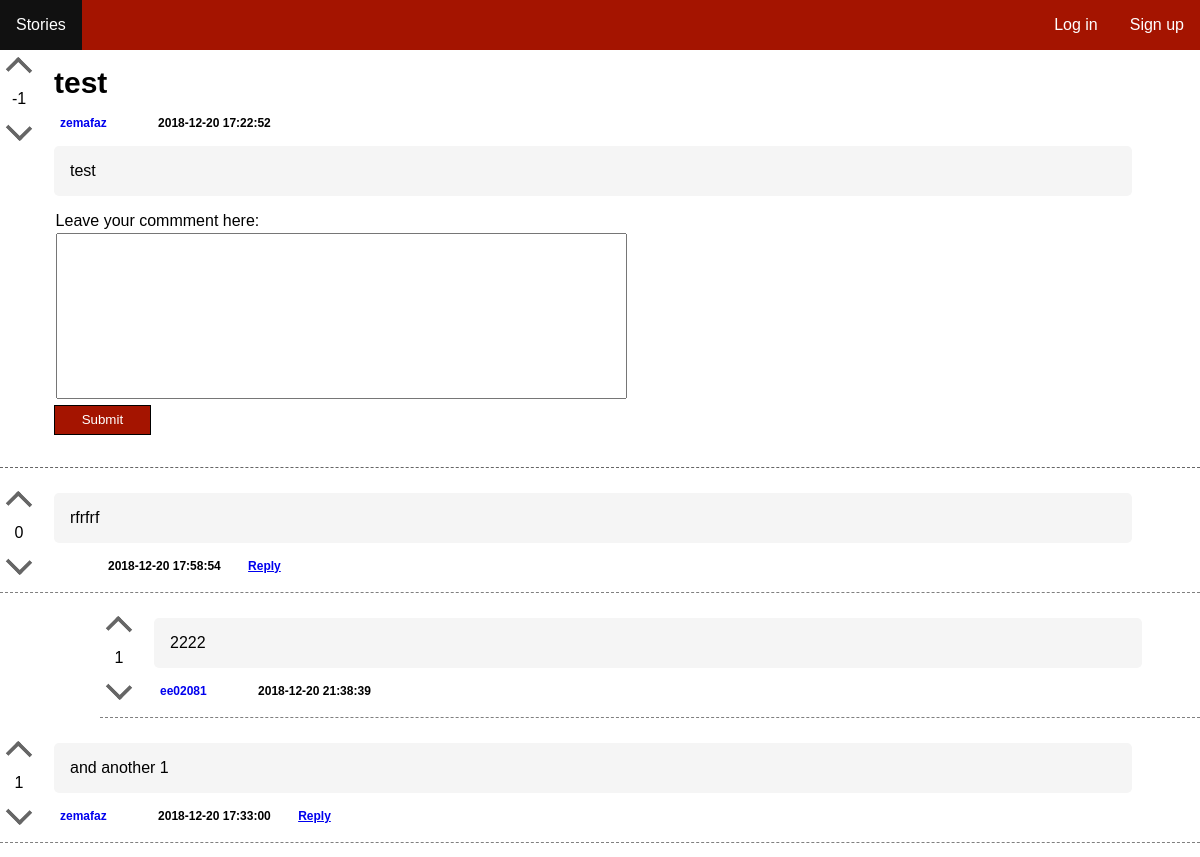
The page /pages/story.php?id=1 (upper part) on the database as committed earlier.
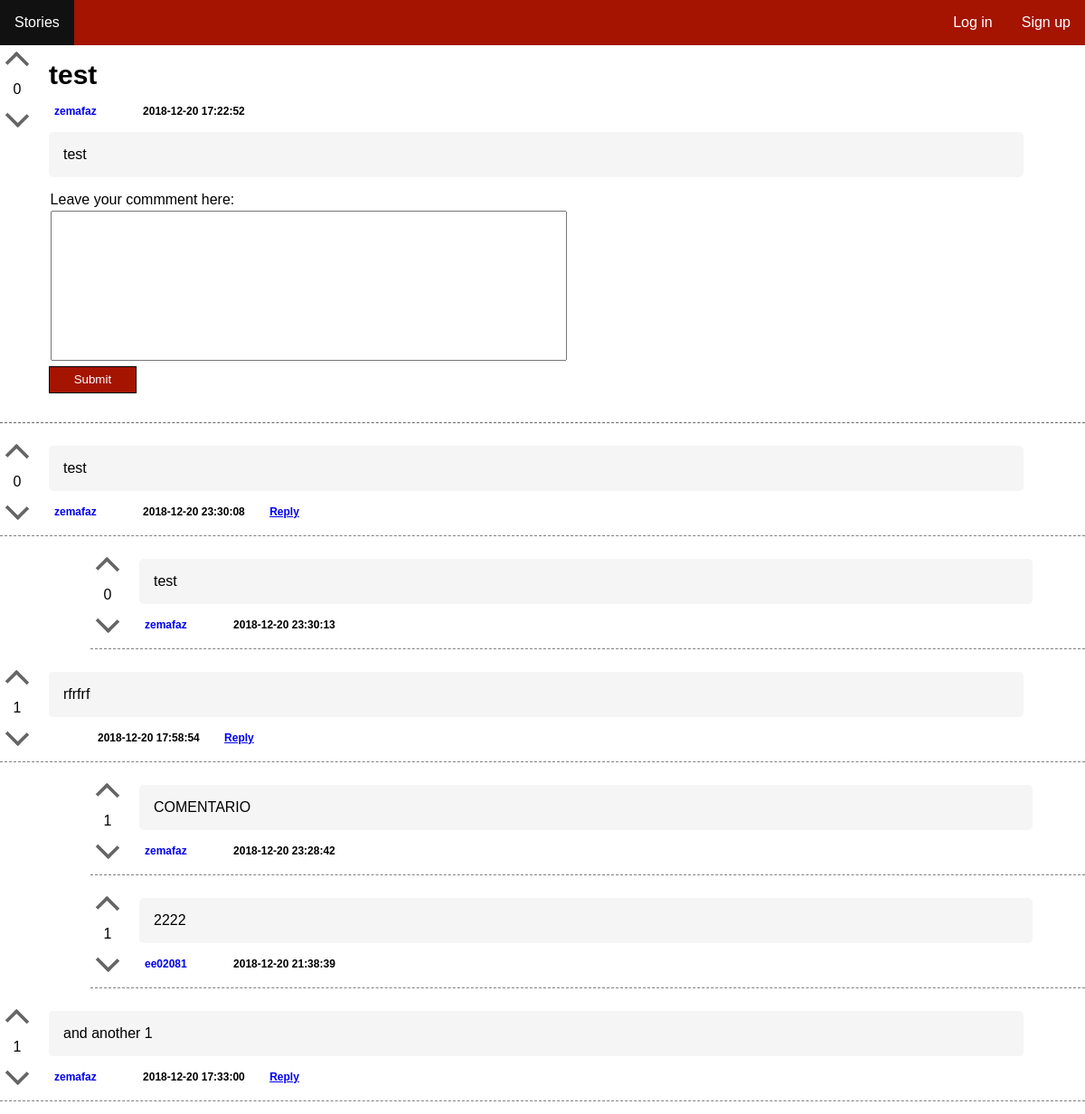
The same page on the database as committed later.
### tables this page shows
CREATE TABLE story (    
    id INTEGER PRIMARY KEY AUTOINCREMENT NOT NULL,
    channel_id INTEGER,
    user_id INTEGER,
    title VARCHAR NOT NULL,
    description VARCHAR NOT NULL,
    date DATETIME NOT NULL,
    karma INTEGER,
        FOREIGN KEY (channel_id) REFERENCES channel(id),
        FOREIGN KEY (user_id) REFERENCES user(id)
);

CREATE TABLE comment (    
    id INTEGER PRIMARY KEY AUTOINCREMENT NOT NULL,
    story_id INTEGER,
    user_id INTEGER,
    description VARCHAR NOT NULL,
    date DATETIME NOT NULL,
    karma INTEGER,
    father INTEGER,
        FOREIGN KEY (story_id) REFERENCES story(id),
        FOREIGN KEY (user_id) REFERENCES user(id)
);

CREATE TABLE user (
  id INTEGER PRIMARY KEY AUTOINCREMENT NOT NULL,
  username VARCHAR NOT NULL UNIQUE,
  register_date DATETIME NOT NULL,  
  password VARCHAR NOT NULL
);

### pages/story.php (called while the page is built, shortened)
<?php
	include_once('../config/init.php');
	include_once('../database/story.php');
	include_once('../database/comment.php');
	$story_id = $_GET['id'];
	$story = getStory($story_id);
	$comments = getAllComments($story_id);
	include_once('../templates/header.php');
	include_once('../templates/template_story.php');
	include_once('../templates/footer.php');
?>

### database/story.php (called while the page is built, shortened)
<?php
	function getStory($story_id) {
		global $conn;
		$stmt = $conn->prepare('
			SELECT
			story.*,
			COUNT(comment.story_id) as nrComm,
			user.username as usrname
			FROM story
			left join comment on story.id=comment.story_id
			left join user on story.user_id=user.id
			WHERE story.id = ?
		');
		$stmt->execute(array($story_id));
		return $stmt->fetch();
	}
?>

### database/comment.php (called while the page is built, shortened)
<?php
  function getAllComments($story_id) {
    global $conn;
    $stmt = $conn->prepare('
        SELECT
        comment.*,
        user.username as usrname
        FROM comment
        left join user on comment.user_id=user.id
        WHERE comment.story_id = ? AND father IS NULL
        ORDER BY `date` Desc
      ');
    $stmt->execute(array($story_id));
    return $stmt->fetchAll();
  }
  function findReplies($father){
    global $conn;
    $stmt = $conn->prepare('
      SELECT
      comment.*,
      user.username as usrname
      FROM comment
      left join user on comment.user_id=user.id
      WHERE comment.father = ?
      ORDER BY `date` Desc
    ');
    $stmt->execute(array($father));
    return $stmt->fetchAll();
  }
?>

### templates/template_story.php (the view, shortened to what the changed rows need)
<section id="main" class="story-page">
  <div id="story-content">
    <article id="story-holder-<?php echo $story['id'] ?>" class='story-header'>
      <div id = 'vote'>
        <a href="javascript:void(0)" onclick="upvoteStory('<?php echo $story["id"] ?>')" class="vote upvote <?php echo ( isset($currentUser) && hasUserAlreadyUpvotedStory($currentUser['id'], $story['id']) ? 'voted' : '' ) ?>">
          <div class="arrow-up"></div>
        </a>
        <div class="karma">
          <?php echo( is_null($story['karma']) ? '0' : $story['karma'] ); ?>
        </div>
        <a href="javascript:void(0)" onclick="downvoteStory('<?php echo $story["id"] ?>')" class="vote downvote <?php echo ( isset($currentUser) && hasUserAlreadyDownvotedStory($currentUser['id'], $story['id']) ? 'voted' : '' ) ?>">
          <div class="arrow-down"></div>
        </a>
      </div>
      <div id = 'listStory'>
				<div class = 'story-title'>
          <?php echo $story['title']; ?>
				</div>
				<div class = 'listStory-footer'>
          <a class="author" href="../pages/profile.php?profile=<?php echo $story['usrname']; ?>"><?php echo $story['usrname']; ?></a>
					<span class="tags">
					</span>
					<span class="date">
						<?php echo $story['date']; ?>
					</span>
        </div>
        <div class="listStory-description">
          <?php echo $story['description']; ?>
        </div>
        <div id="add-comment">
          <form action="../actions/action_add_comment.php" method="POST">
          </form>
      </div>
    </div>
  </article>
  </div>
  <div id="comments" >
    <?php foreach ($comments as $key => $comment) { ?>
      <article>
        <div id="comment-holder-<?php echo $comment['id'] ?>" class="story">
          <div id = 'vote'>
            <a href="javascript:void(0)" onclick="upvoteComment('<?php echo $comment["id"] ?>')" class="vote upvote <?php echo ( isset($currentUser) && hasUserAlreadyUpvotedComment($currentUser['id'], $comment['id']) ? 'voted' : '' ) ?>">
              <div class="arrow-up"></div>
            </a>
            <div class="karma">
              <?php echo( is_null($comment['karma']) ? '0' : $comment['karma'] ); ?>
            </div>
            <a href="javascript:void(0)" onclick="downvoteComment('<?php echo $comment["id"] ?>')" class="vote downvote <?php echo ( isset($currentUser) && hasUserAlreadyDownvotedComment($currentUser['id'], $comment['id']) ? 'voted' : '' ) ?>">
              <div class="arrow-down"></div>
            </a>
          </div>
          <div id = 'listStory'>
            <div class="description listStory-description">
              <?php echo $comment['description']; ?>
            </div>
            <div class="listStory-footer">
              <a class="author" href="../pages/profile.php?profile=<?php echo $comment['usrname']; ?>"><?php echo $comment['usrname']; ?></a>
              <span class="tags">
              </span>
              <span class="date">
                <?php echo $comment['date']; ?>
              </span>
              <span class="reply">
                <a href="javascript:void(0)" onclick="showReplyForm('reply-form-<?php echo $comment['id']; ?>')">Reply</a>
              </span>
            </div>
          </div>
        </div>
        <div class="replies-holder">
          <?php $replies = findReplies($comment['id']);?>
          <?php foreach ($replies as $key => $reply) { ?>
            <article id="comment-holder-<?php echo $reply['id'] ?>" class="reply" style="margin-left: 100px;">
              <div class="story">
                <div id = 'vote'>
                  <a href="javascript:void(0)" onclick="upvoteComment('<?php echo $reply["id"] ?>')" class="vote upvote <?php echo ( isset($currentUser) && hasUserAlreadyUpvotedComment($currentUser['id'], $reply['id']) ? 'voted' : '' ) ?>">
                    <div class="arrow-up"></div>
                  </a>
                  <div class="karma">
                    <?php echo( is_null($reply['karma']) ? '0' : $reply['karma'] ); ?>
                  </div>
                  <a href="javascript:void(0)" onclick="downvoteComment('<?php echo $reply["id"] ?>')" class="vote downvote <?php echo ( isset($currentUser) && hasUserAlreadyDownvotedComment($currentUser['id'], $reply['id']) ? 'voted' : '' ) ?>">
                    <div class="arrow-down"></div>
                  </a>
                </div>
              <div id = 'listStory'>
                <div class="description listStory-description">
                  <?php echo $reply['description']; ?>
                </div>
                <div class="listStory-footer">
                  <a class="author" href="../pages/profile.php?profile=<?php echo $reply['usrname']; ?>"><?php echo $reply['usrname']; ?></a>
                  <span class="tags">
                  </span>
                  <span class="date">
                    <?php echo $reply['date']; ?>
                  </span>
                  </div>
                </div>
              </div>
            </article>
          <?php } ?>
        </div>
      </article>
    <?php } ?>
  </div>
</section>

Rows that differ between the two databases and show on the page:
changed story "test": karma "-1" → "0"
added comment: karma "0", description "test", user.username "zemafaz", date "2018-12-20 23:30:08"
added comment: karma "0", description "test", user.username "zemafaz", date "2018-12-20 23:30:13"
changed comment "rfrfrf": karma (not shown) → "1"; no longer shows "0"
added comment: karma "1", description "COMENTARIO", user.username "zemafaz", date "2018-12-20 23:28:42"
